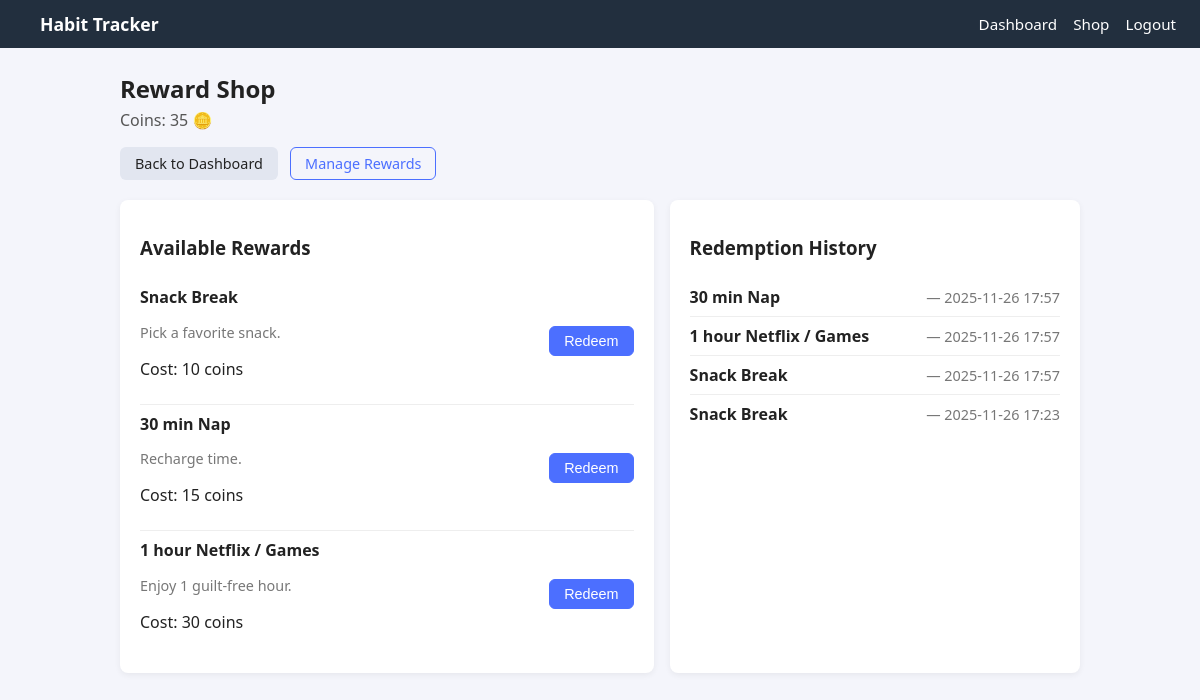
Before: /shop (signed in) with the older database file.
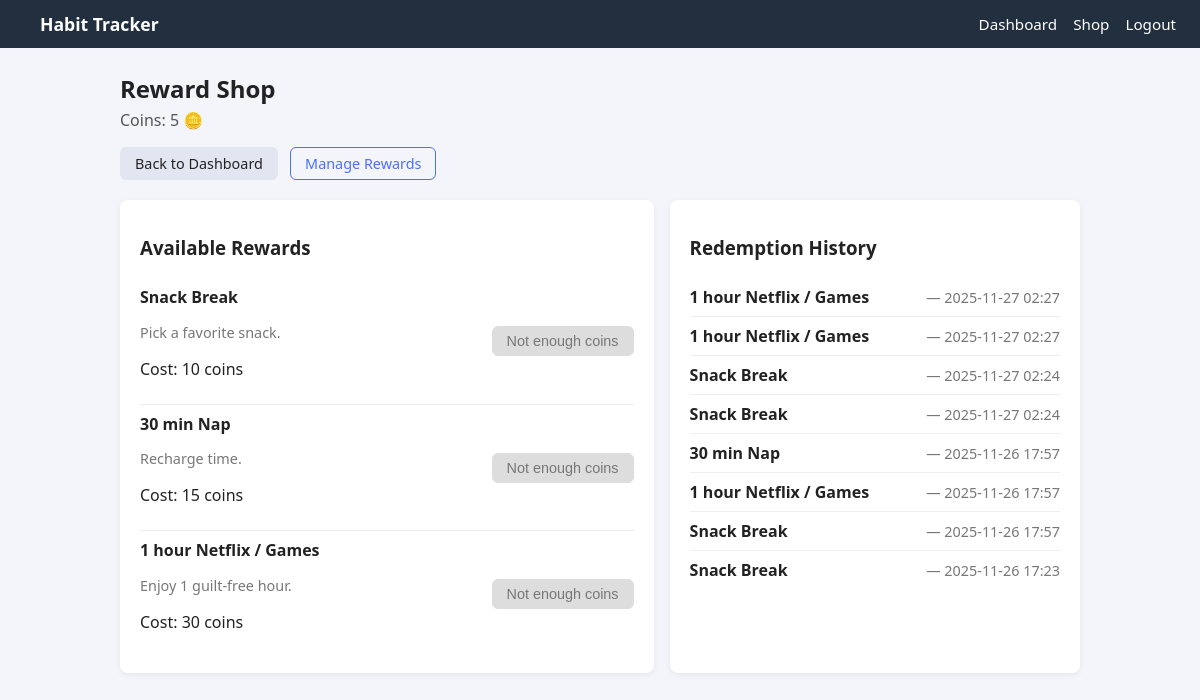
After: the same page with the newer database file.
### app/models.py (models this page shows)
class User(db.Model, UserMixin):
    id = db.Column(db.Integer, primary_key=True)
    username = db.Column(db.String(120), unique=True, nullable=False)
    password = db.Column(db.String(200), nullable=False)
    currency = db.Column(db.Integer, default=0)
    xp = db.Column(db.Integer, default=0)
    habits = db.relationship("Habit", backref="user", lazy=True)

class Reward(db.Model):
    id = db.Column(db.Integer, primary_key=True)
    name = db.Column(db.String(120), nullable=False)
    cost = db.Column(db.Integer, nullable=False)
    description = db.Column(db.String(250), default="")

class Redemption(db.Model):
    id = db.Column(db.Integer, primary_key=True)
    user_id = db.Column(db.Integer, db.ForeignKey("user.id"), nullable=False)
    reward_id = db.Column(db.Integer, db.ForeignKey("reward.id"), nullable=False)
    redeemed_at = db.Column(db.DateTime, default=datetime.utcnow)
    reward = db.relationship("Reward")  # lets us access redemption.reward.name

### app/shop.py (the view)
@shop.route("/shop")
@login_required
def shop_home():
    rewards = Reward.query.order_by(Reward.cost.asc()).all()
    history = Redemption.query.filter_by(user_id=current_user.id)\
                              .order_by(Redemption.redeemed_at.desc())\
                              .all()
    return render_template(
        "shop.html",
        rewards=rewards,
        history=history,
        user=current_user
    )

### app/__init__.py (called while the page is built)
def create_app():
    app = Flask(__name__, instance_relative_config=True)
    app.config.from_mapping(
        SECRET_KEY="devkey",  # change in production
        SQLALCHEMY_DATABASE_URI="sqlite:///app.db",
        SQLALCHEMY_TRACK_MODIFICATIONS=False
    )
    db.init_app(app)
    login_manager.init_app(app)
    login_manager.login_view = "auth.login"
    from .models import User
    @login_manager.user_loader
    def load_user(user_id):
        return User.query.get(int(user_id))
    from .routes import main
    from .auth import auth
    from .shop import shop
    app.register_blueprint(main)
    app.register_blueprint(auth)
    app.register_blueprint(shop)
    try:
        os.makedirs(app.instance_path)
    except OSError:
        pass
    return app

### app/templates/shop.html
{% extends "base.html" %} {% block content %}
<div class="page-header">
  <h2>Reward Shop</h2>
  <p>Coins: {{ user.currency }} 🪙</p>
</div>
<div class="page-actions">
  <a class="btn" href="{{ url_for('main.dashboard') }}">Back to Dashboard</a>
  <a class="btn btn-outline" href="{{ url_for('shop.manage_rewards') }}">Manage Rewards</a>
</div>
<div class="layout-grid">
  <div class="card">
    <h3>Available Rewards</h3>
    {% if rewards|length == 0 %}
    <p>No rewards available.</p>
    {% else %}
    <ul class="list-vertical">
      {% for r in rewards %}
      <li class="list-item">
        <div>
          <strong>{{ r.name }}</strong>
          <p class="muted">{{ r.description }}</p>
          <p>Cost: {{ r.cost }} coins</p>
        </div>
        <div>
          {% if user.currency >= r.cost %}
          <form
            method="POST"
            action="{{ url_for('shop.redeem_reward', reward_id=r.id) }}"
          >
            <button type="submit" class="btn btn-primary">Redeem</button>
          </form>
          {% else %}
          <button class="btn btn-disabled" disabled>Not enough coins</button>
          {% endif %}
        </div>
      </li>
      {% endfor %}
    </ul>
    {% endif %}
  </div>
  <div class="card">
    <h3>Redemption History</h3>
    {% if history|length == 0 %}
    <p>No redemptions yet.</p>
    {% else %}
    <ul class="list-vertical">
      {% for item in history %}
      <li class="list-item">
        <strong>{{ item.reward.name }}</strong>
        <span class="muted">
          — {{ item.redeemed_at.strftime("%Y-%m-%d %H:%M") }}
        </span>
      </li>
      {% endfor %}
    </ul>
    {% endif %}
  </div>
</div>
{% endblock %}

### app/templates/base.html (shortened to what this page needs)
<!DOCTYPE html>
<html>
  <head>
    <link
      rel="stylesheet"
      href="{{ url_for('static', filename='css/main.css') }}"
    />
  </head>
  <body>
    <nav class="navbar">
      <div class="navbar-brand">
        <a href="{{ url_for('main.index') }}">Habit Tracker</a>
      </div>
      <div class="navbar-links">
        {% if current_user.is_authenticated %}
        <a href="{{ url_for('main.dashboard') }}">Dashboard</a>
        <a href="{{ url_for('shop.shop_home') }}">Shop</a>
        <a href="{{ url_for('auth.logout') }}">Logout</a>
        {% else %}
        <a href="{{ url_for('auth.login') }}">Login</a>
        <a href="{{ url_for('auth.register') }}">Register</a>
        {% endif %}
      </div>
    </nav>
    <main class="container">
       {% block content %}{% endblock %}
    </main>
  </body>
</html>

### app/static/css/main.css (style rules this page uses)
body { margin: 0; font-family: system-ui, -apple-system, BlinkMacSystemFont, "Segoe UI", sans-serif; background: #f4f5fb; color: #222; }
.container { max-width: 960px; margin: 24px auto; padding: 0 16px; }
.navbar { display: flex; justify-content: space-between; align-items: center; padding: 12px 24px; background: #222f3e; color: #fff; }
.navbar a { color: #fff; text-decoration: none; margin-left: 16px; font-size: 0.95rem; }
.navbar-brand a { font-weight: 600; font-size: 1.1rem; }
.navbar-links { display: flex; align-items: center; }
.card { background: #fff; border-radius: 8px; padding: 16px 20px; box-shadow: 0 2px 6px rgba(0,0,0,0.06); margin-bottom: 20px; }
.layout-grid { display: grid; grid-template-columns: minmax(0, 1.3fr) minmax(0, 1fr); gap: 16px; }
.page-header h1, .page-header h2 { margin-bottom: 4px; }
.page-header p { margin-top: 0; color: #555; }
.muted { color: #777; font-size: 0.9rem; }
.btn { display: inline-block; padding: 6px 14px; border-radius: 6px; border: 1px solid transparent; font-size: 0.9rem; cursor: pointer; text-decoration: none; background: #e2e6f0; color: #222; }
.btn-outline { background: transparent; border-color: #4c6fff; color: #4c6fff; }
.btn-disabled { background: #ddd; border-color: #ddd; color: #777; cursor: not-allowed; }
.page-actions { margin: 12px 0 20px; }
.page-actions .btn { margin-right: 8px; }
.list-vertical { list-style: none; padding-left: 0; margin: 0; }
.list-item { display: flex; justify-content: space-between; align-items: center; padding: 8px 0; border-bottom: 1px solid #eee; }
.list-item:last-child { border-bottom: none; }

Changed rows visible on the page:
changed User: currency "35" → "5"
computed for Reward "Snack Break": text "Redeem" → "Not enough coins"
computed for Reward "30 min Nap": text "Redeem" → "Not enough coins"
computed for Reward "1 hour Netflix / Games": text "Redeem" → "Not enough coins"
added Redemption: reward.name "1 hour Netflix / Games", redeemed_at "2025-11-27 02:27"
added Redemption: reward.name "1 hour Netflix / Games", redeemed_at "2025-11-27 02:27"
added Redemption: reward.name "Snack Break", redeemed_at "2025-11-27 02:24"
added Redemption: reward.name "Snack Break", redeemed_at "2025-11-27 02:24"
